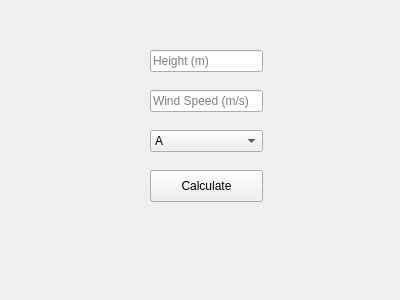
<?xml version="1.0" encoding="UTF-8"?>
<ui version="4.0">
 <class>MainWindow</class>
 <widget class="QMainWindow" name="MainWindow">
  <property name="geometry">
   <rect>
    <x>0</x>
    <y>0</y>
    <width>400</width>
    <height>300</height>
   </rect>
  </property>
  <property name="windowTitle">
   <string>Wind Load Calculator</string>
  </property>
  <widget class="QWidget" name="centralwidget">
   <widget class="QLineEdit" name="height_input">
    <property name="geometry">
     <rect>
      <x>150</x>
      <y>50</y>
      <width>113</width>
      <height>22</height>
     </rect>
    </property>
    <property name="placeholderText">
     <string>Height (m)</string>
    </property>
   </widget>
   <widget class="QLineEdit" name="wind_speed_input">
    <property name="geometry">
     <rect>
      <x>150</x>
      <y>90</y>
      <width>113</width>
      <height>22</height>
     </rect>
    </property>
    <property name="placeholderText">
     <string>Wind Speed (m/s)</string>
    </property>
   </widget>
   <widget class="QComboBox" name="exposure_category_input">
    <property name="geometry">
     <rect>
      <x>150</x>
      <y>130</y>
      <width>113</width>
      <height>22</height>
     </rect>
    </property>
    <item>
     <property name="text">
      <string>A</string>
     </property>
    </item>
    <item>
     <property name="text">
      <string>B</string>
     </property>
    </item>
    <item>
     <property name="text">
      <string>C</string>
     </property>
    </item>
    <item>
     <property name="text">
      <string>D</string>
     </property>
    </item>
   </widget>
   <widget class="QPushButton" name="calculate_button">
    <property name="geometry">
     <rect>
      <x>150</x>
      <y>170</y>
      <width>113</width>
      <height>32</height>
     </rect>
    </property>
    <property name="text">
     <string>Calculate</string>
    </property>
   </widget>
   <widget class="QLabel" name="result_display">
    <property name="geometry">
     <rect>
      <x>150</x>
      <y>220</y>
      <width>200</width>
      <height>22</height>
     </rect>
    </property>
    <property name="text">
     <string></string>
    </property>
   </widget>
  </widget>
 </widget>
 <resources/>
 <connections/>
</ui>
